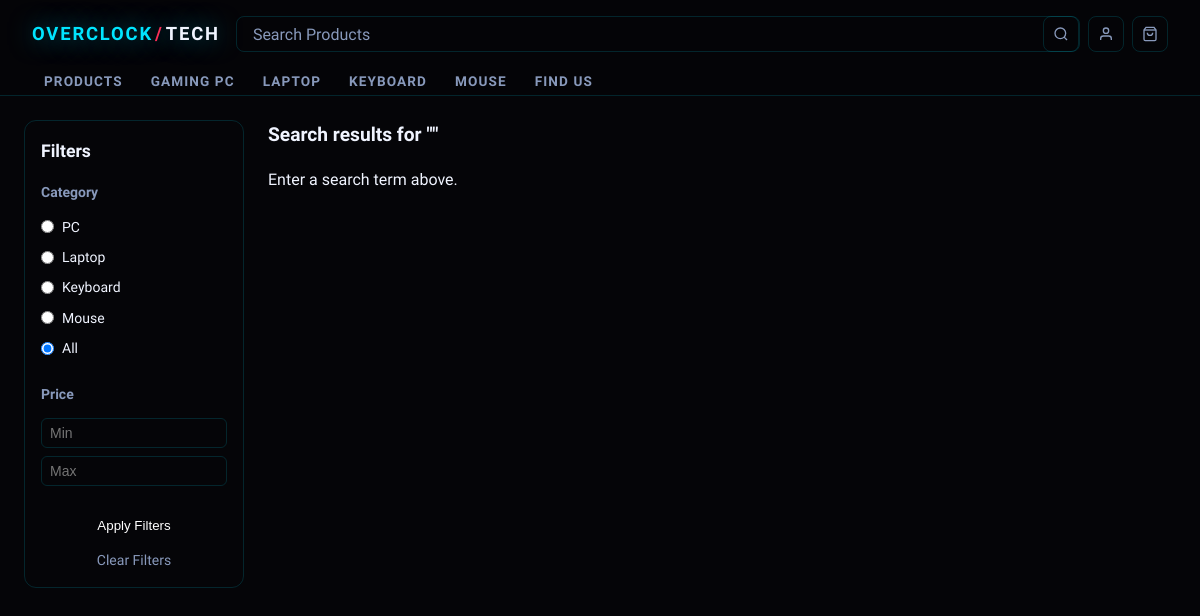
Screenshot of /search.php with the database file from the repository.
### tables this page shows
CREATE TABLE `categories` (
  `category_id` int(11) NOT NULL AUTO_INCREMENT,
  `name` varchar(50) NOT NULL,
  PRIMARY KEY (`category_id`)
);

### search.php (the view, shortened to what this page needs)
<?php
require_once 'db.php';
$query = isset($_GET['q']) ? trim($_GET['q']) : '';
$selected_category = isset($_GET['category']) ? (int)$_GET['category'] : null;
$min_price = isset($_GET['min_price']) && $_GET['min_price'] !== '' ? (float)$_GET['min_price'] : null;
$max_price = isset($_GET['max_price']) && $_GET['max_price'] !== '' ? (float)$_GET['max_price'] : null;
$categories = $pdo->query("SELECT * FROM categories")->fetchAll();
$sql = "SELECT * FROM products WHERE name LIKE ?";
$params = ["%" . $query . "%"];
$stmt = $pdo->prepare($sql);
$stmt->execute($params);
$results = $stmt->fetchAll();
?>
<!DOCTYPE html>
<html lang="en">
<head>
  <link rel="stylesheet" href="css/style.css">
</head>
<body>
  <?php include 'includes/nav.php'; ?>
  <main class="search-page">
    <aside class="filter-sidebar">
      <form action="search.php" method="GET">
        <h3>Filters</h3>
        <div class="filter-section">
          <h4>Category</h4>
          <?php foreach ($categories as $category): ?>
            <label>
              <input type="radio" name="category" value="<?= $category['category_id'] ?>"
                <?= $selected_category == $category['category_id'] ? 'checked' : '' ?>>
              <?= htmlspecialchars($category['name']) ?>
            </label>
          <?php endforeach; ?>
          <label>
            <input type="radio" name="category" value="" <?= !$selected_category ? 'checked' : '' ?>>
            All
          </label>
        </div>
        <div class="filter-section">
          <h4>Price</h4>
          <input type="number" name="min_price" placeholder="Min" value="<?= $min_price ?>">
          <input type="number" name="max_price" placeholder="Max" value="<?= $max_price ?>">
        </div>
        <button type="submit">Apply Filters</button>
        <a href="search.php?q=<?= htmlspecialchars($query) ?>">Clear Filters</a>
      </form>
    </aside>
    <div class="search-results">
      <h2>Search results for "<?= htmlspecialchars($query) ?>"</h2>
      <div class="product-grid">
        <?php if (empty($query)): ?>
          <p>Enter a search term above.</p>
        <?php elseif (empty($results)): ?>
          <p>No results found.</p>
        <?php endif; ?>
      </div>
    </div>
  </main>
</body>
</html>

### css/style.css (style rules this page uses)
:root { --bg-black: #050508; --bg-dark: #0a0a10; --bg-card: #0f0f18; --bg-card2: #141420; --neon: #00e5ff; --neon-dim: rgba(0, 229, 255, 0.12); --neon-glow: 0 0 24px rgba(0, 229, 255, 0.5); --neon2: #ff2d55; --neon2-glow: 0 0 24px rgba(255, 45, 85, 0.5); --neon-green: #00ff96; --neon-green-glow: 0 0 24px rgba(0, 255, 150, 0.5); --text-white: #f0f4ff; --text-grey: #8899bb; --text-muted: #4a5570; --border: rgba(0, 229, 255, 0.15); --border-hover: rgba(0, 229, 255, 0.5); --font-display: 'Orbitron', monospace; --font-body: 'Rajdhani', sans-serif; --font-mono: 'Share Tech Mono', monospace; }
*, *::before, *::after { box-sizing: border-box; margin: 0; padding: 0; }
html { scroll-behavior: smooth; }
body { font-family: var(--font-body); background: var(--bg-black); color: var(--text-white); overflow-x: hidden; line-height: 1.6; }
a, a:hover { text-decoration: none; color: inherit; }
.product-grid { display: grid; grid-template-columns: repeat(auto-fill, minmax(220px, 1fr)); gap: 24px; }
.search-page { max-width: 1200px; margin: 0 auto; padding: 24px; display: flex; gap: 24px; }
.filter-sidebar { width: 220px; flex-shrink: 0; border: 1px solid var(--border); border-radius: 12px; padding: 16px; height: fit-content; }
.filter-sidebar h3 { font-size: 1.1rem; font-weight: 600; margin-bottom: 16px; }
.filter-section { margin-bottom: 24px; display: flex; flex-direction: column; gap: 8px; }
.filter-section h4 { font-size: 0.875rem; font-weight: 600; color: var(--text-grey); margin-bottom: 4px; }
.filter-section label { display: flex; align-items: center; gap: 8px; font-size: 0.875rem; cursor: pointer; }
.filter-section input[type="number"] { width: 100%; padding: 6px 8px; border: 1px solid var(--border); border-radius: 6px; background: transparent; color: var(--text-grey); font-size: 0.875rem; }
.filter-sidebar button[type="submit"] { width: 100%; padding: 8px; border-radius: 8px; border: none; background: var(--accent); color: white; cursor: pointer; margin-bottom: 8px; }
.filter-sidebar a { display: block; text-align: center; font-size: 0.875rem; color: var(--text-grey); }
.search-results { flex: 1; }
.search-results h2 { margin-bottom: 16px; font-size: 1.2rem; }
input[type="number"] { -moz-appearance: textbox; appearance: textbox; }

### rows the page displays
categories: category_id "☐ PC", name "PC"
categories: category_id "☐ Laptop", name "Laptop"
categories: category_id "☐ Keyboard", name "Keyboard"
categories: category_id "☐ Mouse", name "Mouse"

### other values shown
$item['label'] "PRODUCTS"
$item['label'] "GAMING PC"
$item['label'] "LAPTOP"
$item['label'] "KEYBOARD"
$item['label'] "MOUSE"
$item['label'] "FIND US"
